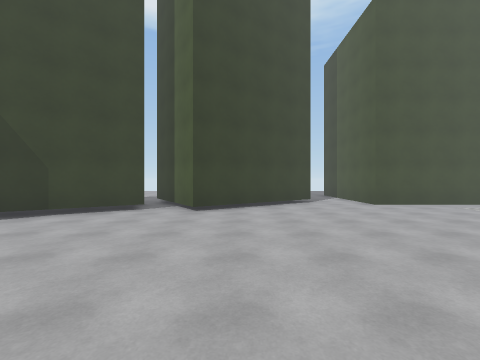
[1] (above)

22 first-person views from a walk through a 3-D level made in the Unity game engine. The camera is 1.5 m above the floor, looks level and sees 90° across. Doors are open. The floor is counted in squares, 2 m on a side. Each view is taken from the middle of a square. On the plan, view 1 faces up. The plan holds only what a view shows up to about 9 squares ahead; the rest is blank. The place goes on beyond the plan. The player character is not drawn. Some animated figures are left out. Surface patterns are stand-ins for the level's own textures.

[2]
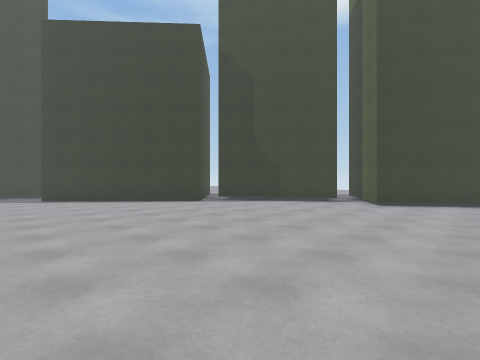

[3]
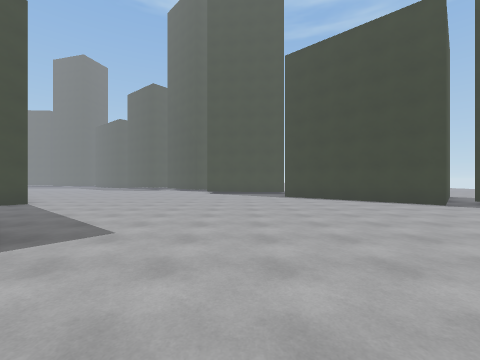

[4]
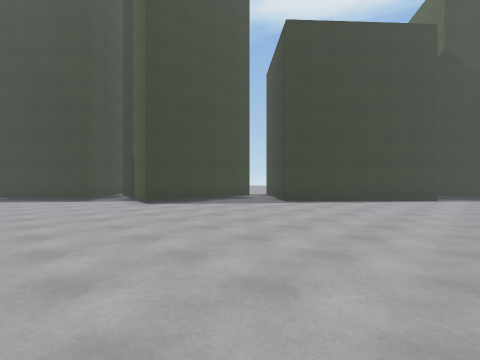

[5]
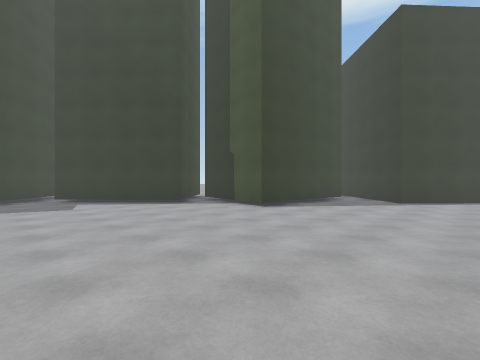

[6]
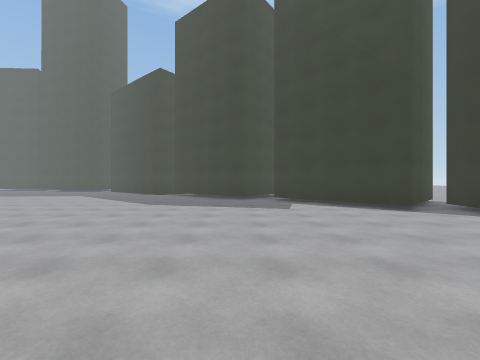

[7]
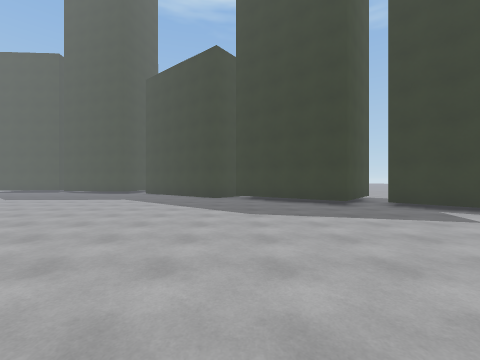

[8]
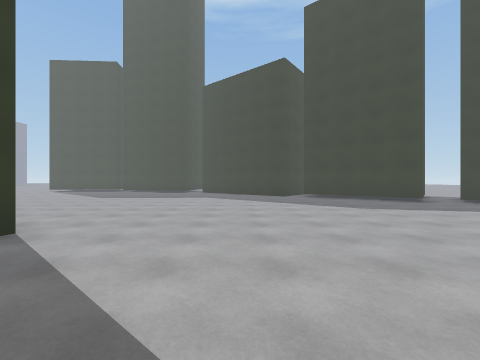

[9]
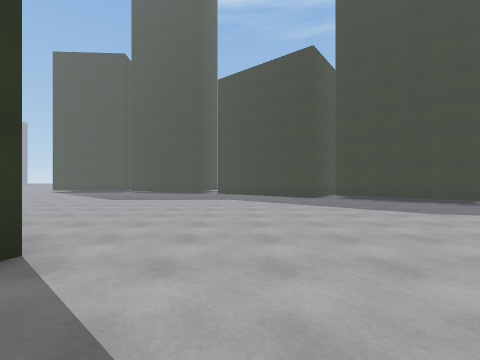

[10]
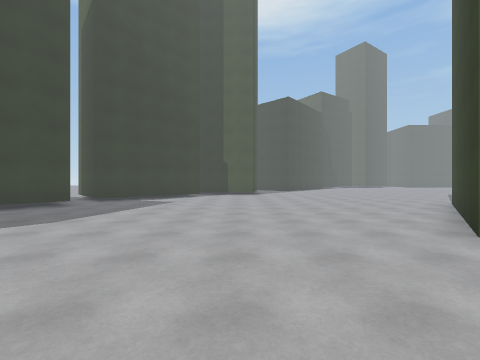

[11]
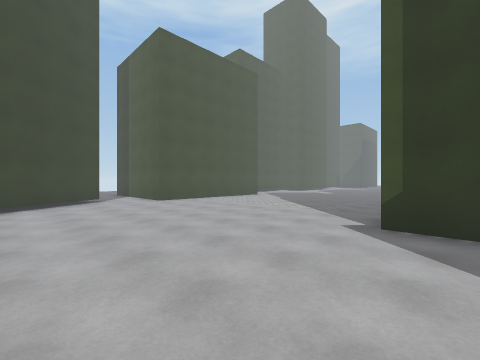

[12]
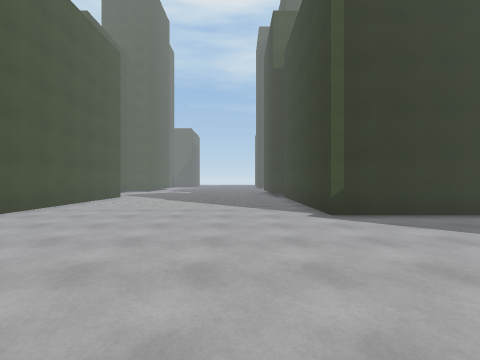

[13]
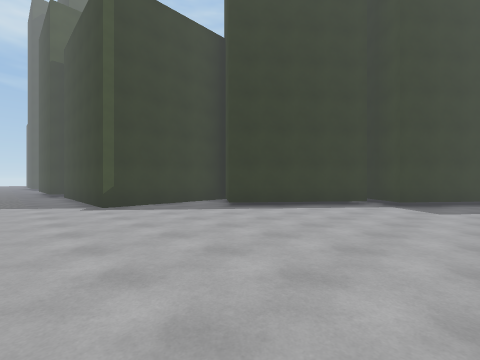

[14]
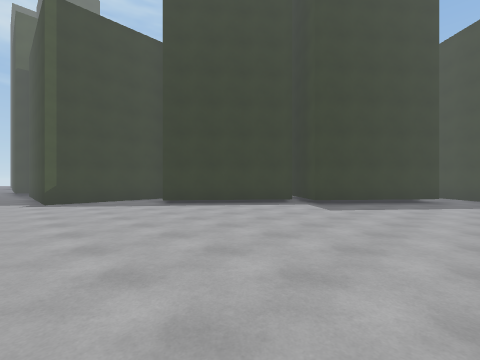

[15]
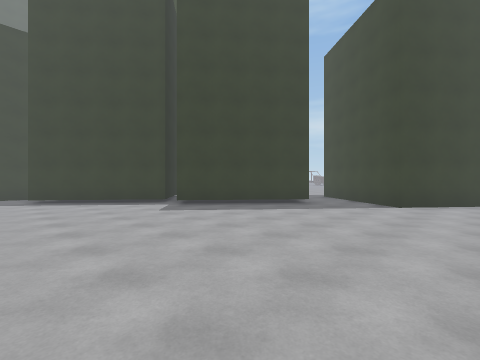

[16]
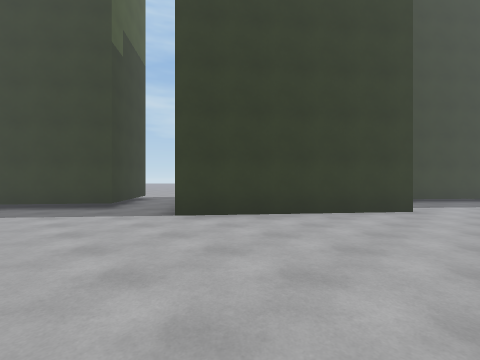

[17]
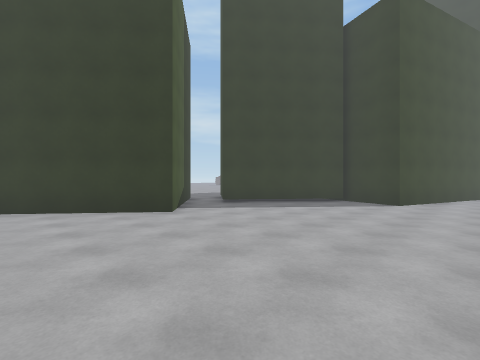

[18]
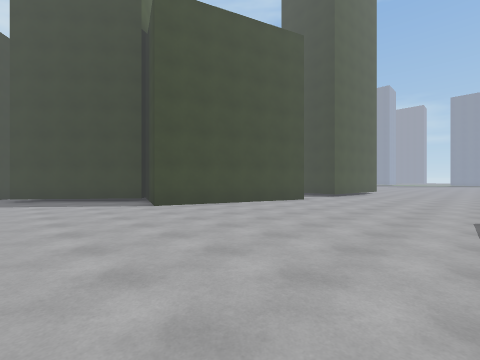

[19]
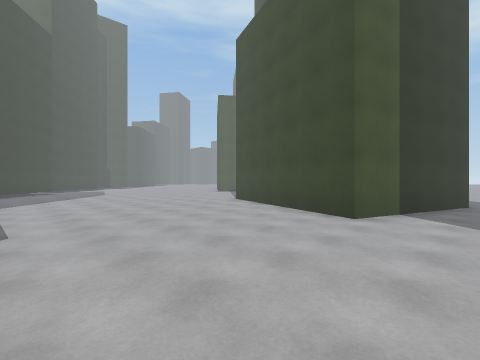

[20]
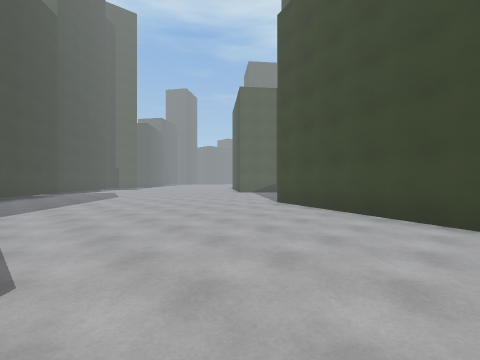

[21]
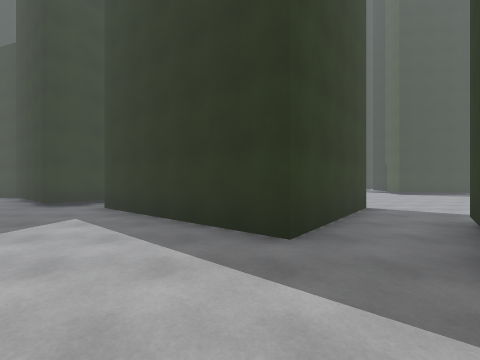

[22]
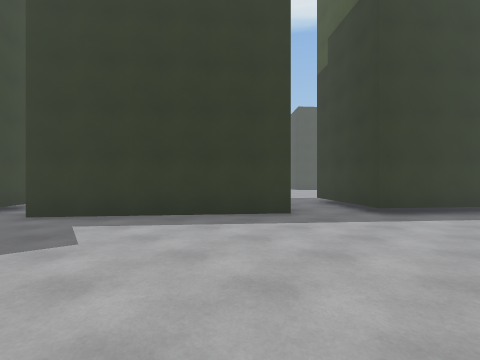

### Floor plan
Points are (right, up) in squares from view 1. A wall is a line through its corners. A room is listed if a view was taken in it or the views show most of it. See-through windows are left out.
Room 1 (views 1, 2, 3, 4, 5, 6, 7, 8, 9, 10, 11, 12, 13, 14, 15, 16, 17, 18, 19, 20)
walls: (-1.6, -11.1) (-4.1, -9.1) (-1.4, -5.8) (-0.1, -6.9); (-0.6, -5.9) (2.1, -2.6); (-7.4, -15.9) (-9.9, -13.9) (-6.5, -9.6) (-3.8, -11.8); (-11.8, -1) (-12.3, -4.8) (-15.6, -4.4); (-15.9, -4.7) (-14.9, -5.8) (-17.9, -8.7) (-18.5, -8.1); (2.3, -2.9) (3.4, -3.7); (-6.4, 3.4) (-6.1, 3.1) (-9.8, -1) (-10.7, -0.1); (-20, -8.3) (-17.9, -9.9) (-20.1, -12.3); (-11.5, -19.6) (-8.9, -16.3); (4.1, -3.8) (4.1, 0.1) (8, 0.1); (-2.4, 6.2) (-6, 3.7); (-11, -25.8) (-15.2, -24.3) (-13.4, -19.1) (-11.7, -19.7); (2.5, 8.1) (-1.1, 5.7) (-2.9, 8.4); (8, 7.3) (4.1, 7.3) (4.1, 9)
ways out: opening at (-11, -26) to room 2; opening at (-3, -11) to room 2; opening at (3, 8)
Room 2 (views 21, 22)
walls: (-3.8, -11.8) (-3, -12.4) (-6.4, -16.6); (0, -9.1) (-1.6, -11.1); (-8.6, -16.5) (-6.5, -18.2) (-9, -21.3)
ways out: opening at (-11, -26) to room 1; opening at (-3, -11) to room 1

Where each view was taken, in squares from view 1:
view 1: 0 up, 0 right, facing up
view 2: 2 down, 1 right, facing up-left
view 3: 3 down, 1 right, facing left
view 4: 8 down, 5 left, facing up-left
view 5: 10 down, 8 left, facing up-left
view 6: 10 down, 9 left, facing left
view 7: 13 down, 11 left, facing left
view 8: 16 down, 10 left, facing left
view 9: 17 down, 11 left, facing left
view 10: 17 down, 13 left, facing up
view 11: 1 down, 0 right, facing up-right
view 12: 2 up, 1 left, facing right
view 13: 2 up, 3 left, facing down-right
view 14: 1 up, 5 left, facing down-right
view 15: 2 down, 8 left, facing down-right
view 16: 7 down, 11 left, facing down-right
view 17: 11 down, 15 left, facing down-right
view 18: 16 down, 20 left, facing down-right
view 19: 26 down, 20 left, facing up-right
view 20: 24 down, 20 left, facing up-right
view 21: 13 down, 0 right, facing left
view 22: 17 down, 0 right, facing up-left
